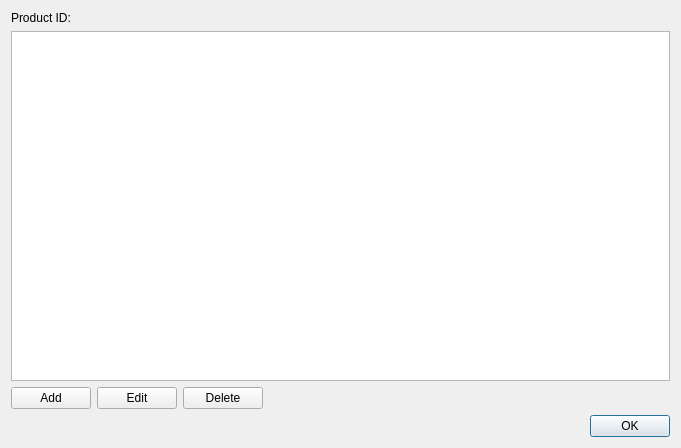
<?xml version="1.0" encoding="UTF-8"?>
<ui version="4.0">
 <class>ProductDetailsWindow</class>
 <widget class="QDialog" name="ProductDetailsWindow">
  <property name="geometry">
   <rect>
    <x>0</x>
    <y>0</y>
    <width>681</width>
    <height>448</height>
   </rect>
  </property>
  <property name="windowTitle">
   <string>Product Details</string>
  </property>
  <layout class="QVBoxLayout" name="verticalLayout">
   <item>
    <widget class="QLabel" name="productIdLabel">
     <property name="text">
      <string>Product ID:</string>
     </property>
    </widget>
   </item>
   <item>
    <widget class="QTableView" name="detailsTable"/>
   </item>
   <item>
    <layout class="QHBoxLayout" name="buttonLayout">
     <item>
      <widget class="QPushButton" name="addDetailButton">
       <property name="text">
        <string>Add</string>
       </property>
      </widget>
     </item>
     <item>
      <widget class="QPushButton" name="editDetailButton">
       <property name="text">
        <string>Edit</string>
       </property>
      </widget>
     </item>
     <item>
      <widget class="QPushButton" name="deleteDetailButton">
       <property name="text">
        <string>Delete</string>
       </property>
      </widget>
     </item>
     <item>
      <spacer name="horizontalSpacer">
       <property name="orientation">
        <enum>Qt::Horizontal</enum>
       </property>
       <property name="sizeHint" stdset="0">
        <size>
         <width>40</width>
         <height>20</height>
        </size>
       </property>
      </spacer>
     </item>
    </layout>
   </item>
   <item>
    <widget class="QDialogButtonBox" name="buttonBox">
     <property name="orientation">
      <enum>Qt::Horizontal</enum>
     </property>
     <property name="standardButtons">
      <set>QDialogButtonBox::Ok</set>
     </property>
    </widget>
   </item>
  </layout>
 </widget>
 <resources/>
 <connections>
  <connection>
   <sender>buttonBox</sender>
   <signal>accepted()</signal>
   <receiver>ProductDetailsWindow</receiver>
   <slot>accept()</slot>
  </connection>
 </connections>
</ui>
